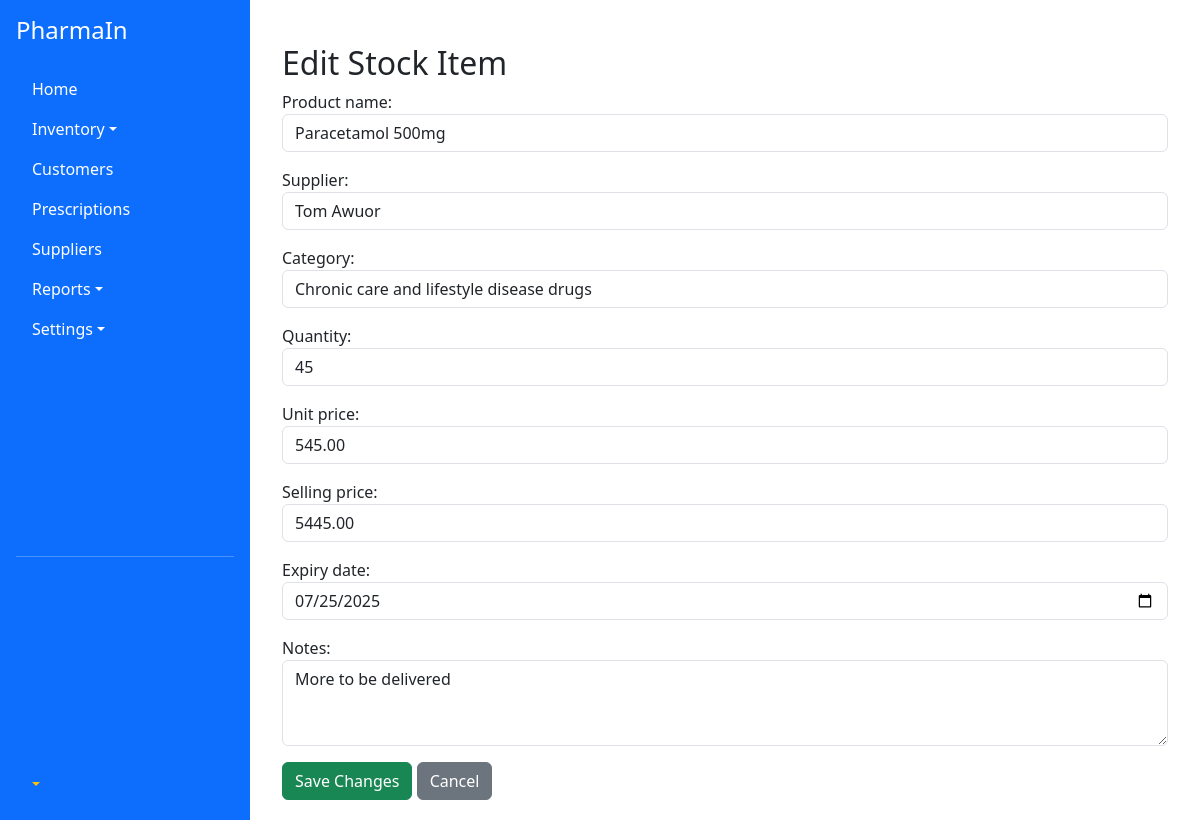
Page /stockitem/3/edit/ (signed in) on the committed database.
### inventory/models.py (models this page shows, shortened)
class StockItem(models.Model):
    product_name = models.CharField(max_length=255)
    supplier = models.ForeignKey(Supplier, on_delete=models.CASCADE)
    category = models.ForeignKey(Category, on_delete=models.CASCADE)
    quantity = models.PositiveIntegerField()
    unit_price = models.DecimalField(max_digits=10, decimal_places=2)
    selling_price = models.DecimalField(max_digits=10, decimal_places=2)
    expiry_date = models.DateField(null=True, blank=True)
    notes = models.TextField(blank=True, null=True)
    added_on = models.DateTimeField(auto_now_add=True)

### inventory/views.py (the view)
# urls.py: path('stockitem/<int:stockitem_id>/edit/', views.edit_stock, name='edit-stock'),
@user_passes_test(lambda u: u.is_staff)
def edit_stock(request, stockitem_id):
    stockitem_obj = get_object_or_404(StockItem, pk=stockitem_id)
    form = StockForm(request.POST or None, instance=stockitem_obj)
    if request.method == 'POST' and form.is_valid():
        form.save()
        messages.success(request, 'Changes successfully saved')
        return redirect('all-stock')
    return render(request, 'inventory/edit_stock.html', {'form': form, 'stockitem_obj': stockitem_obj})

### inventory/forms.py
class StockForm(forms.ModelForm):
    class Meta:
        model = StockItem
        fields = ['product_name', 'supplier', 'category', 'quantity', 'unit_price', 'selling_price', 'expiry_date', 'notes']
        widgets = {
            'product_name': forms.TextInput(attrs={'class': 'form-control', 'placeholder': 'Enter product name'}),
            'supplier': forms.Select(attrs={'class': 'form-control'}),
            'category': forms.Select(attrs={'class': 'form-control'}),
            'quantity': forms.NumberInput(attrs={'class': 'form-control', 'min': 1}),
            'unit_price': forms.NumberInput(attrs={'class': 'form-control', 'step': '0.01'}),
            'selling_price': forms.NumberInput(attrs={'class': 'form-control', 'step': '0.01', 'placeholder': 'Enter selling price'}),
            'expiry_date': forms.DateInput(attrs={'class': 'form-control', 'type': 'date'}),
            'notes': forms.Textarea(attrs={
                'class': 'form-control',
                'rows': 3,
                'placeholder': 'Add any relevant notes (e.g. batch number, condition, etc.)'
            }),
        }

### inventory/models.py (called while the page is built)
    def __str__(self):
        return self.name

    def __str__(self):
        return self.name

### templates/inventory/edit_stock.html (shortened to what this page needs)
{% extends 'base/main.html' %}
{% block content %}
<div class="container mt-4">
  <h2>Edit Stock Item</h2>
  <form method="post">
    {{ form.as_p }}
    <button type="submit" class="btn btn-success">Save Changes</button>
    <a href="{% url 'all-stock' %}" class="btn btn-secondary">Cancel</a>
  </form>
</div>
{% endblock %}

### templates/base/main.html (style rules this page uses)
body { min-height: 100vh; display: flex; }

### rows in the picture
StockItem: product_name "Paracetamol 500mg", supplier "Tom Awuor", category "Chronic care and lifestyle disease drugs", quantity "45", unit_price "545.00", selling_price "5445.00", expiry_date "07/25/2025", notes "More to be delivered"
